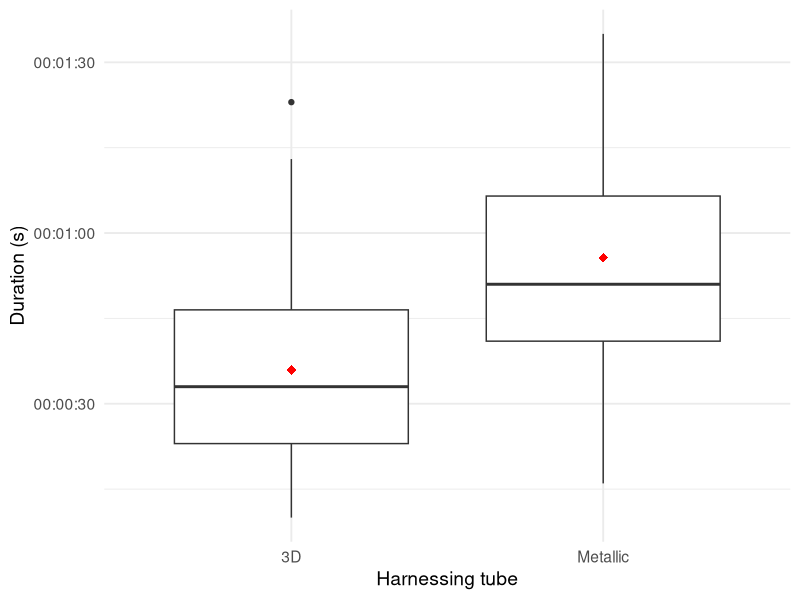
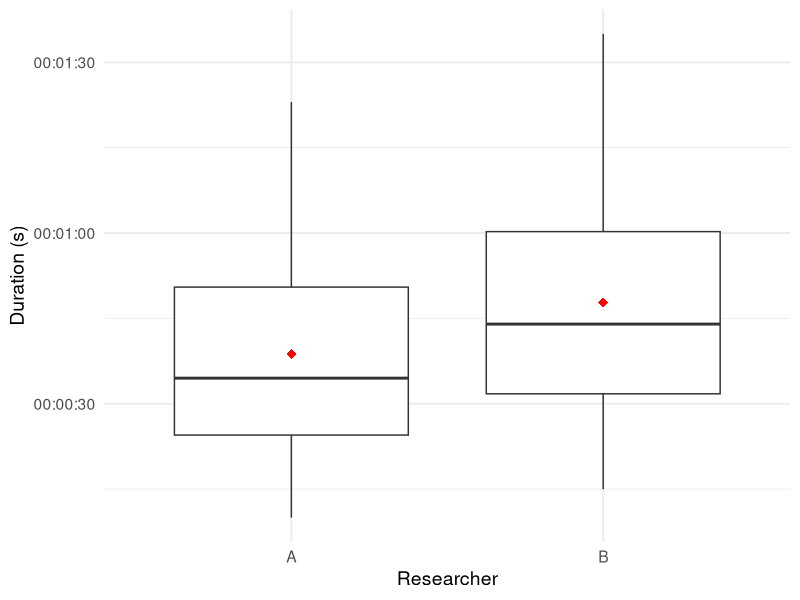
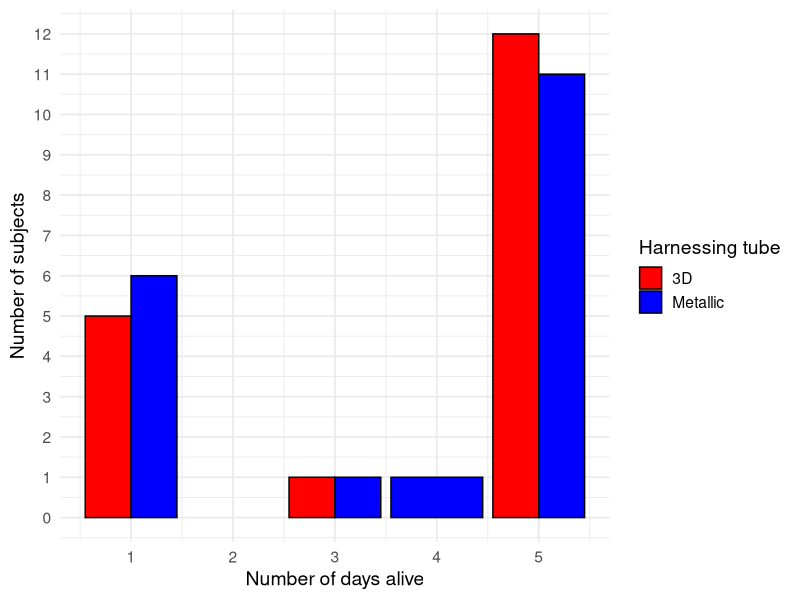
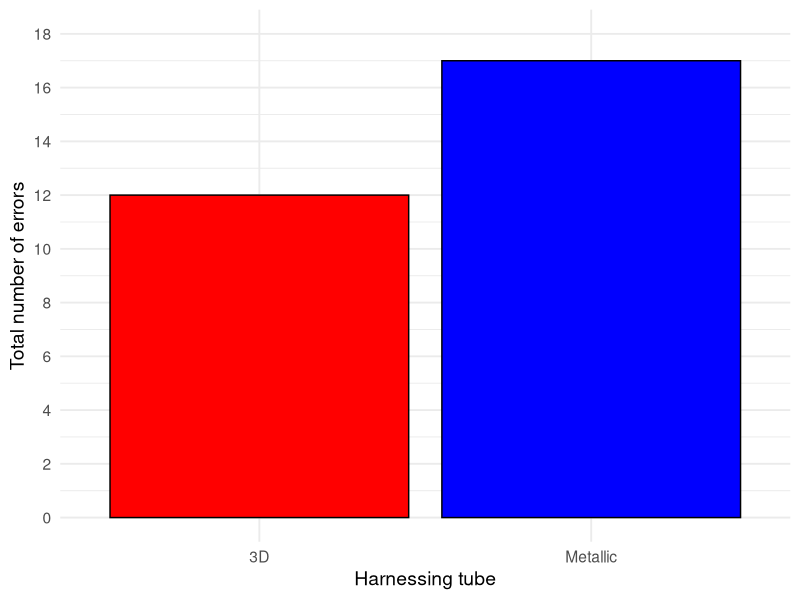

Here is the R script that generated these plots, in order:
## ---- chunk 1
knitr::opts_chunk$set(echo = TRUE)
## ---- chunk 2
library(tidyverse)
library(readxl)
library(knitr)
## ---- chunk 3
Harnezing <- read_excel("Data_Bees_Survival.xlsx", sheet = 1)
Survival <- read_excel("Data_Bees_Survival.xlsx", sheet = 2)
## ---- chunk 4
# Boxplot for Type_Har

# Factor labels for Type_Har
Harnezing$Type_Har <- factor(Harnezing$Type_Har, levels = c(1, 2), labels = c("3D", "Metallic"))

# Boxplot for Type_Har
Harnezing %>%
  ggplot(aes(x = Type_Har, y = Duration)) +
  geom_boxplot() +
  stat_summary(fun = "mean", geom = "point", shape = 18, size = 3, color = "red") + # Add mean
  labs(x = "Harnessing tube",
       y = "Duration (s)") +
  theme_minimal(base_size = 14) +
  theme(plot.title = element_text(hjust = 0.5))

# Factor labels for Type_Har
Harnezing$Researcher <- factor(Harnezing$Researcher, levels = c(0, 1, 2), labels = c("A", "B", "C"))

# Filter data to only include Researchers A and B
Harnezing_filtered <- Harnezing %>%
  filter(Researcher %in% c("A", "B"))

# Boxplot for Researcher A and B
Harnezing_filtered %>%
  ggplot(aes(x = Researcher, y = Duration)) +
  geom_boxplot(outlier.shape = NA) + 
  stat_summary(fun = "mean", geom = "point", shape = 18, size = 3, color = "red") + 
  labs(x = "Researcher",
       y = "Duration (s)") +
  theme_minimal(base_size = 14) +
  theme(plot.title = element_text(hjust = 0.5))

## ---- chunk 5
time <- Harnezing %>%
  group_by(Type_Har) %>%
  summarize(x = mean(Duration))

max_life <- Survival %>%
  group_by(ID, Type_Har) %>%
  summarise(max_life = max(Feeding_day))

kable(max_life %>%
  group_by(Type_Har) %>%
  summarise(mean_days_alive = mean(max_life)), 
  col.names = c("Harnessing tube", "Average survival (days)"), 
  caption = "Comparison of the average survival days for each harnessing tube")

max_life$Type_Har <- factor(max_life$Type_Har, levels = c(1, 2), labels = c("3D", "Metallic"))

max_life %>%
  ggplot(aes(x = max_life, fill = Type_Har)) +
  geom_bar(position = "dodge", color = "black") + 
  scale_fill_manual(values = c("3D" = "red", "Metallic" = "blue")) +
  labs(x = "Number of days alive",
       y = "Number of subjects",
       fill = "Harnessing tube") +
  scale_y_continuous(breaks = seq(0, 13, 1)) +
  theme_minimal(base_size = 14) +
  theme(plot.title = element_text(hjust = 0.5))
## ---- chunk 6

# Calculating number of errors
number_errors <- Harnezing %>% 
  mutate(yes_no_error = case_when(Error == 0 ~ 0, Error != 0 ~ 1)) %>%
  group_by(Type_Har) %>%
  summarize(total_errors = sum(yes_no_error))

# Bar plot for total errors by Type_Har (Harnessing Tube)
ggplot(number_errors, aes(x = Type_Har, y = total_errors, fill = Type_Har)) +
  geom_bar(stat = "identity", color = "black") +
  labs(x = "Harnessing tube",
       y = "Total number of errors") +
  theme_minimal(base_size = 14) +
  theme(plot.title = element_text(hjust = 0.5)) +
  scale_fill_manual(values = c("3D" = "red", "Metallic" = "blue")) +
  scale_y_continuous(breaks = seq(0, 18, 2), limits = c(0 , 18)) +
  guides(fill = "none")

